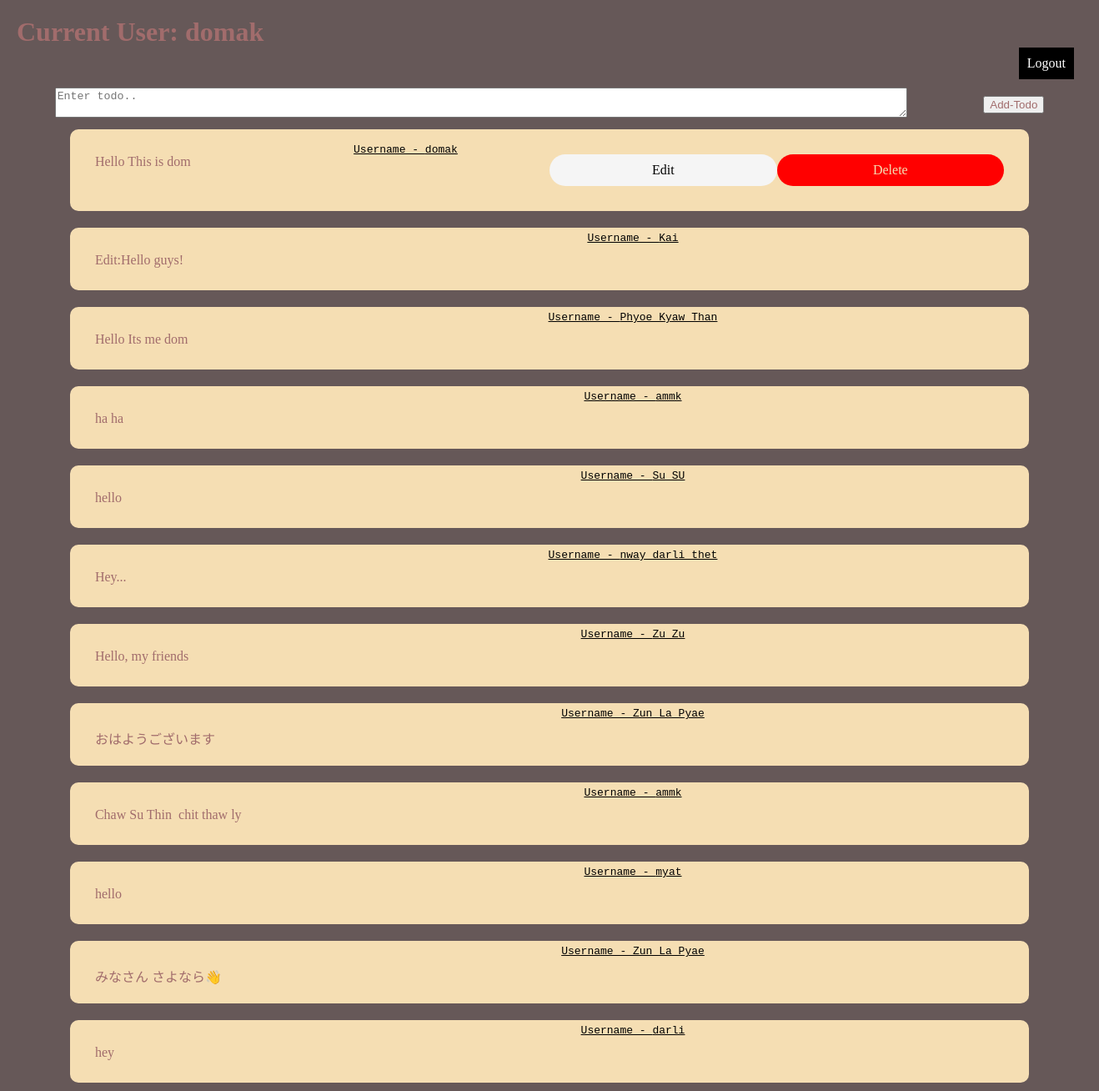
Screenshot of / (signed in) with the database file from the repository.
### tables this page shows
CREATE TABLE user(id integer primary key autoincrement,
                            username varchar(20), 
                            email varchar(100),
                            password varchar(200),
                            created_time Date
                            );

CREATE TABLE todo(
                            id integer primary key autoincrement,
                            user_id integer not null,
                            text varchar(200),
                            date Date,
                            foreign key(user_id) references user(id));

### app/views.py (the view)
@views.route("/") # 127.0.0.1:5000
def index():
    if "current_user" in session:
        current_user = session["current_user"]
        model = Model()
        my_todos = model.viewTodos()
        model.close()
        return render_template("index.html", my_todos=my_todos, current_user=current_user)
    return render_template("signup.html")

### app/Model.py (called while the page is built)
    def viewTodos(self):
        todos = self.cursor.execute("""select todo.*, user.username
                                     from todo, user
                                    where user.id = todo.user_id""").fetchall()
        return todos

    def close(self):
        self.cursor.close()
        self.connect.close()

### app/templates/index.html (shortened to what this page needs)
<!DOCTYPE html>
<html lang="en">
  <head>
  </head>
  <body>
    <div class="container">
      <h1>Current User: {{ current_user["username"] }}</h1>
      <div class="logout">
        <a href="/auth/logout">Logout</a>
      </div>
      <form action="/add-todo" method="post">
        <div class="user-input">
          <div class="text">
            <textarea
              name="todo-text"
              id=""
              placeholder="Enter todo.."
            ></textarea>
          </div>
          <div class="add-btn">
            <input type="submit" value="Add-Todo" />
          </div>
        </div>
      </form>
      <div class="display-todo">
        {% for todo in my_todos %}
        <div class="todo">
          <span>{{ todo[4] }}</span>
          {% if todo[1] == current_user["user_id"]%}
          <div class="text" contenteditable="true" id="edit-text-{{ todo[0] }}">
            {{ todo[2] }}
          </div>
          <div class="options">
            <div class="edit" id="edit" onclick="editTodo('{{ todo[0] }}')">
              Edit
            </div>
            <div class="delete">
              <a href="/delete?id={{ todo[0] }}">Delete</a>
            </div>
          </div>
          {% else %}
          <div class="text" id="edit-text-{{ todo[0] }}">
            {{ todo[2] }}
          </div>
          {% endif %}
        </div>
        {% endfor %}
      </div>
    </div>
  </body>
</html>

### app/templates/index.html (style rules this page uses)
* { width: 100%; margin: auto; box-sizing: border-box; color: rgb(161, 108, 108); }
html, body { height: 100%; background-color: rgb(102, 88, 88); }
.container { height: 100%; padding: 20px; }
.user-input { display: flex; }
.user-input .text { width: 80%; }
.user-input .add-btn { width: fit-content; }
.display-todo { display: flex; flex-direction: column; justify-content: center; }
.todo span { position: relative; top: -25px; text-align: center; left: 100px; font-family: monospace; color: black; text-decoration: underline; }
.todo span::before { content: "Username - "; }
.todo .text { position: absolute; }
.display-todo .todo { width: 90%; display: flex; padding: 30px; background-color: wheat; border-radius: 10px; margin: 10px auto; }
.todo .options { display: flex; }
.options div { text-align: center; padding: 10px; border-radius: 20px; }
.options .delete { color: white; background-color: red; }
.options .edit { color: black; background-color: whitesmoke; }
.options .delete a { text-decoration: none; color: wheat; }
.logout a { text-decoration: none; color: white; background-color: black; padding: 10px; display: block; width: fit-content; margin-right: 10px; margin-bottom: 10px; }

### rows the page displays
user: username "domak"
todo: username "domak", text "Hello This is dom"
todo: username "Kai", text "Edit:Hello guys!"
todo: username "Phyoe Kyaw Than", text "Hello Its me dom"
todo: username "ammk", text "ha ha"
todo: username "Su SU", text "hello"
todo: username "nway darli thet", text "Hey..."
todo: username "Zu Zu", text "Hello, my friends"
todo: username "Zun La Pyae", text "おはようございます"
todo: username "ammk", text "Chaw Su Thin chit thaw ly"
todo: username "myat", text "hello"
todo: username "Zun La Pyae", text "みなさん さよなら👋"
todo: username "darli", text "hey"
